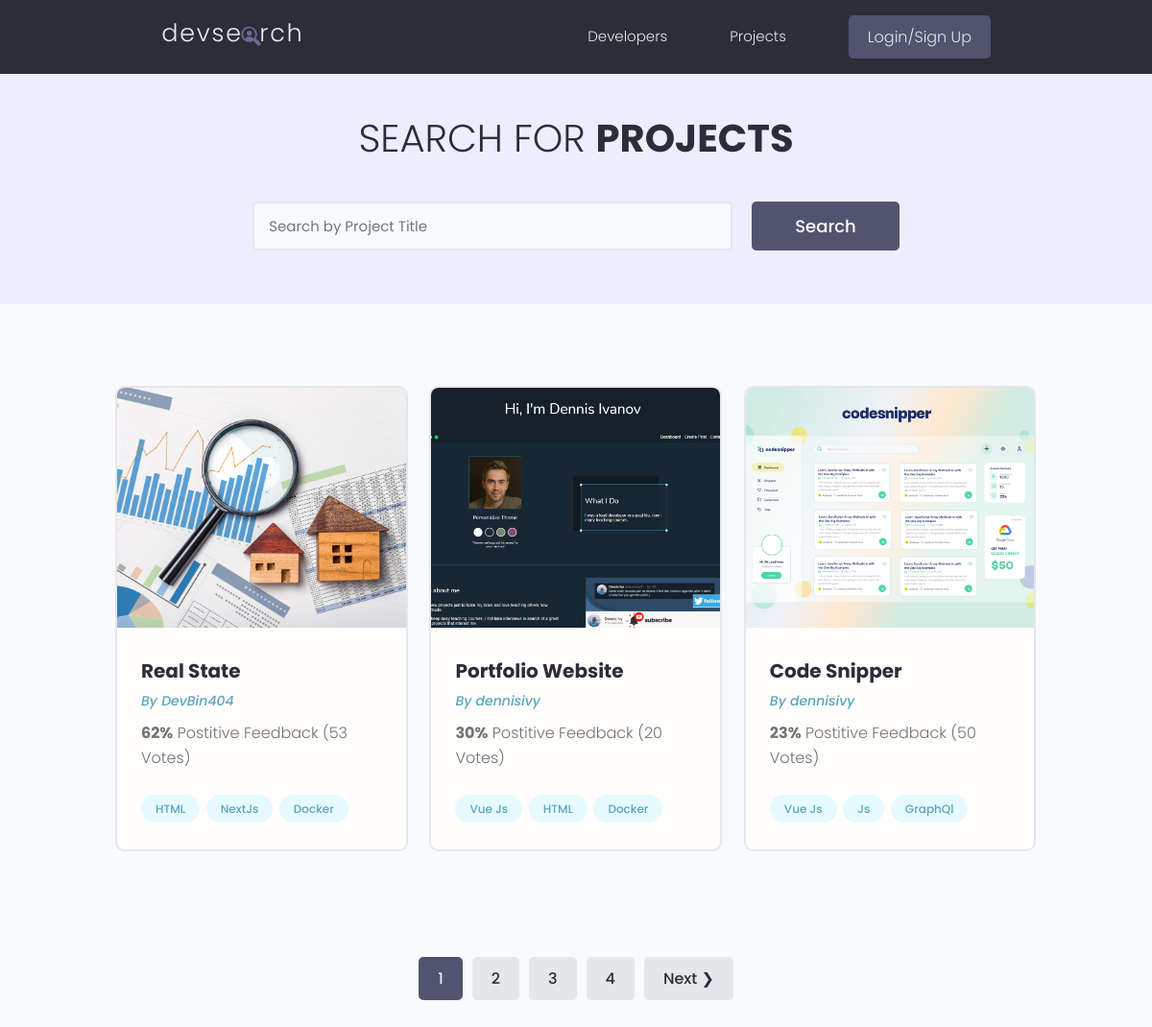
The page /projects/ on the database as committed earlier.
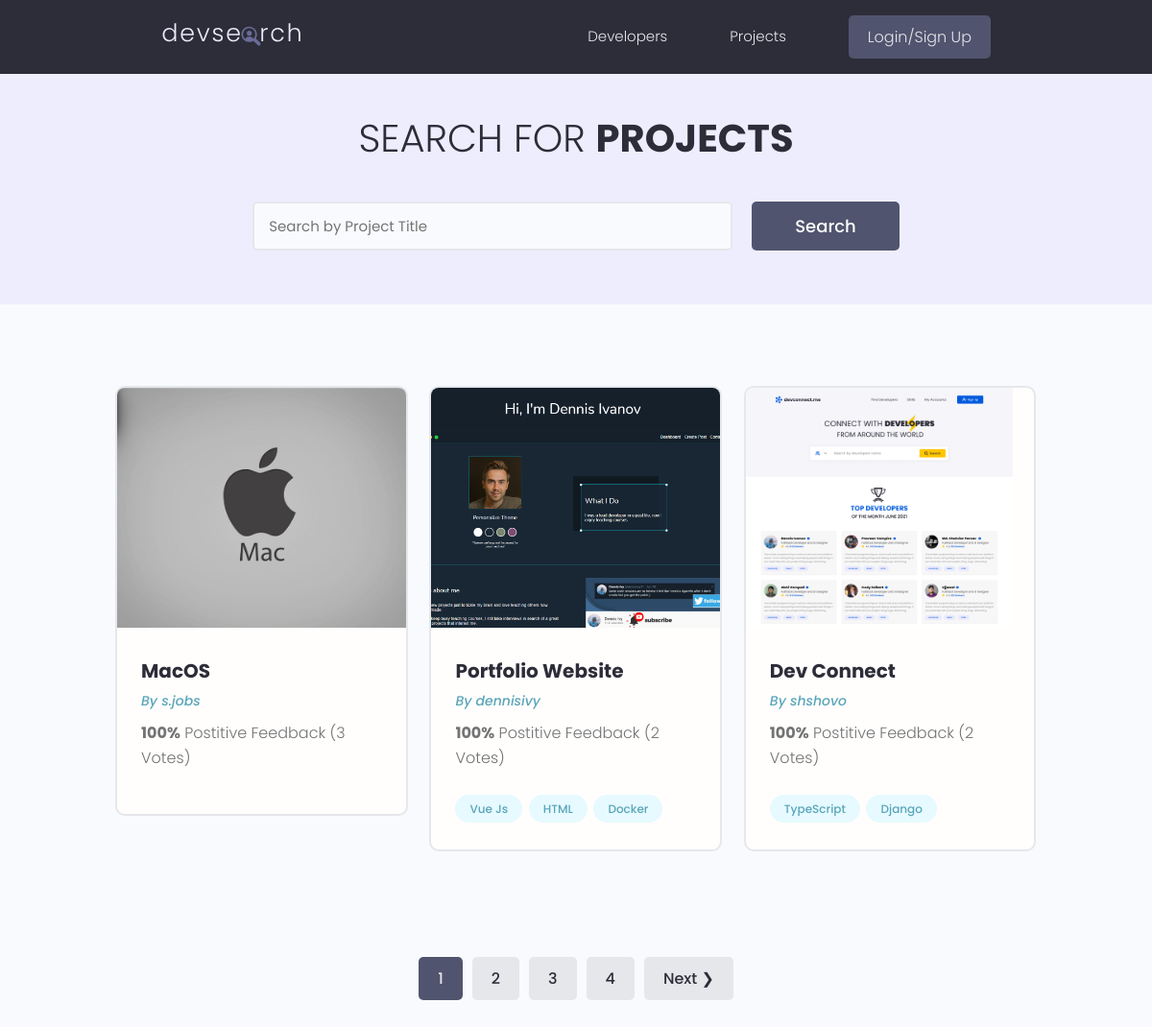
The same page on the database as committed later.
### projects/models.py (models this page shows, shortened)
class Project(models.Model):
    owner = models.ForeignKey(Profile, blank=True, null=True, on_delete=models.SET_NULL)
    title = models.CharField(max_length=200)
    description = models.TextField(null=True, blank=True)
    featured_image = models.ImageField(null=True, blank=True, default='default.jpg')
    demo_link = models.CharField(max_length=2000, null=True, blank=True)
    source_link = models.CharField(max_length=2000, null=True, blank=True)
    created = models.DateTimeField(auto_now_add=True)
    tags = models.ManyToManyField('Tag', blank=True)
    vote_total = models.IntegerField(default=0, null=True, blank=True)
    vote_ratio = models.IntegerField(default=0, null=True, blank=True)
    id = models.UUIDField(default=uuid.uuid4, unique=True,
                          primary_key=True, editable=False)
    class Meta:
        ordering = ['-vote_ratio', '-vote_total']

class Tag(models.Model):
    name = models.CharField(max_length=200)
    created = models.DateTimeField(auto_now_add=True)
    id = models.UUIDField(default=uuid.uuid4, unique=True,
                          primary_key=True, editable=False)
    def __str__(self):
        return self.name

### users/models.py (models this page shows)
class Profile(models.Model):
    user = models.OneToOneField(User, on_delete=models.CASCADE, null=True, blank=True)
    name = models.CharField(max_length=200, null=True, blank=True)
    email = models.EmailField(max_length=200, blank=True, null=True)
    username = models.CharField(max_length=200, null=True, blank=True)
    location = models.CharField(max_length=200, null=True, blank=True)
    short_intro = models.CharField(max_length=200, blank=True, null=True)
    bio = models.TextField(blank=True, null=True)
    profile_image = models.ImageField(null=True, blank=True,
                                      upload_to='profiles/', default='profiles/user-default.png')
    social_github = models.CharField(max_length=200, blank=True, null=True)
    social_twitter = models.CharField(max_length=200, blank=True, null=True)
    social_linkedin = models.CharField(max_length=200, blank=True, null=True)
    social_website = models.CharField(max_length=200, blank=True, null=True)
    created = models.DateTimeField(auto_now_add=True)
    id = models.UUIDField(default=uuid.uuid4, unique=True,
                          primary_key=True, editable=False)
    def __str__(self):
        return str(self.username)
    class Meta:
        ordering = ['profile_image']

### projects/views.py (the view)
# urls.py: path('projects/', views.getProjects),
def projects(request):
    projects, search_query = searchProjects(request)
    projects, custom_range = paginateProjects(request, projects, 3)
    context = {
        'projects': projects,
        'search_query': search_query,
        'custom_range': custom_range,
    }
    return render(request, 'projects/projects.html', context)

### projects/uttils.py (called while the page is built)
def searchProjects(request):
    search_query = ''
    if request.GET.get('search_query'):
        search_query = request.GET.get('search_query')
    tags = Tag.objects.filter(name__icontains=search_query)
    projects = Project.objects.distinct().filter(
        Q(title__icontains=search_query) |
        Q(description__icontains=search_query) |
        Q(owner__username__icontains=search_query) |
        Q(owner__name__icontains=search_query) |
        Q(tags__in=tags)
    )
    return projects, search_query

def paginateProjects(request, projects, results):
    page = request.GET.get('page')
    paginator = Paginator(projects, results)
    try:
        projects = paginator.page(page)
    except PageNotAnInteger:
        page = 1
        projects = paginator.page(page)
    except EmptyPage:
        page = paginator.num_pages
        projects = paginator.page(page)
    leftIndex = (int(page) - 2)
    if leftIndex < 1:
        leftIndex = 1
    rightIndex = (int(page) + 3)
    if rightIndex > paginator.num_pages:
        rightIndex = paginator.num_pages
    custom_range = range(leftIndex, rightIndex + 1)
    return projects, custom_range

### projects/templates/projects/projects.html (shortened to what this page needs)
{% extends 'main.html' %}
{% block content %}
 <main class="projects">
    <section class="hero-section text-center">
      <div class="container container--narrow">
        <div class="hero-section__box">
          <h2>Search for <span>Projects</span></h2>
        </div>
        <div class="hero-section__search">
          <form id="searchForm" class="form" action="{% url 'projects' %}" method="get">
            <div class="form__field">
              <input class="input input--text" id="formInput#search" type="text" name="search_query"
                value="{{search_query}}"  placeholder="Search by Project Title" />
            </div>
            <input class="btn btn--sub btn--lg" type="submit" value="Search" />
          </form>
        </div>
      </div>
    </section>
    <section class="projectsList">
      <div class="container">
        <div class="grid grid--three">
        {% for project in projects %}
          <div class="column">
            <div class="card project">
              <a href="{% url 'project' project.id %}" class="project">
                <img class="project__thumbnail" src="{{ project.featured_image.url }}" alt="project thumbnail" />
                <div class="card__body">
                  <h3 class="project__title">{{project.title}}</h3>
                  <p><a class="project__author" href="{% url 'user-profile' project.owner.id %}">By {{project.owner}}</a></p>
                  <p class="project--rating">
                    <span style="font-weight: bold;">{{project.vote_ratio}}%</span> Postitive
                    Feedback ({{project.vote_total}} Vote{{project.vote_total|pluralize:'s'}})
                  </p>
                  <div class="project__tags">
                    {% for tag in project.tags.all %}
                    <span class="tag tag--pill tag--main">
                      <small>{{tag}}</small>
                    </span>
                    {% endfor %}
                  </div>
                </div>
              </a>
            </div>
          </div>
        {% endfor %}
        </div>
      </div>
      {% include 'pagination.html' with queryset=projects %}
    </section>
  </main>
{% endblock content %}

Rows that differ between the two databases and show on the page:
no longer on this page (row edited): Project: featured_image (picture), title "Real State", owner "DevBin404", vote_ratio "62", vote_total "53", Tag (name "HTML"), Tag (name "Docker")
no longer on this page (row unchanged): Tag: name "NextJs", shown under "Real State"
no longer on this page (row edited): Project: featured_image (picture), title "Code Snipper", owner "dennisivy", vote_ratio "23", vote_total "50", Tag (name "Vue Js")
no longer on this page (row unchanged): Tag: name "Js", shown under "Code Snipper"
no longer on this page (row unchanged): Tag: name "GraphQl", shown under "Code Snipper"
now on this page (row edited): Project: featured_image (picture), title "MacOS", owner "s.jobs", vote_ratio "100", vote_total "3"
changed Project "Portfolio Website": vote_ratio "30" → "100"; vote_total "20" → "2"
now on this page (row edited): Project: featured_image (picture), title "Dev Connect", owner "shshovo", vote_ratio "100", vote_total "2"
now on this page (row unchanged): Tag: name "TypeScript", shown under "Dev Connect"
now on this page (row unchanged): Tag: name "Django", shown under "Dev Connect"
